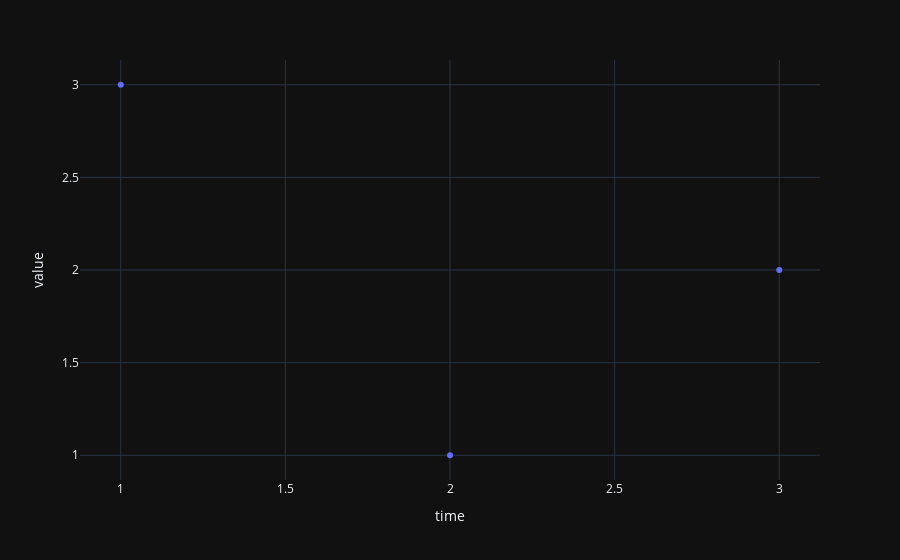

Notebook code for this chart:
### Code cell
# Create a random plot
df = pd.DataFrame(dict(time=[1, 2, 3], value=[3, 1, 2]))
fig = px.scatter(df, x="time", y="value")
fig.show()

### Figure 1 — Plotly figure (JSON) as saved in the notebook; plotly's stock layout.template omitted (floating-point values rounded to 4 significant figures)
{"data": [{"hovertemplate": "time=%{x}<br>value=%{y}<extra></extra>", "legendgroup": "", "marker": {"color": "#636efa", "symbol": "circle"}, "mode": "markers", "name": "", "orientation": "v", "showlegend": false, "x": [1, 2, 3], "xaxis": "x", "y": [3, 1, 2], "yaxis": "y", "type": "scatter"}], "layout": {"xaxis": {"anchor": "y", "domain": [0.0, 1.0], "title": {"text": "time"}}, "yaxis": {"anchor": "x", "domain": [0.0, 1.0], "title": {"text": "value"}}, "legend": {"tracegroupgap": 0}, "margin": {"t": 60}}}
